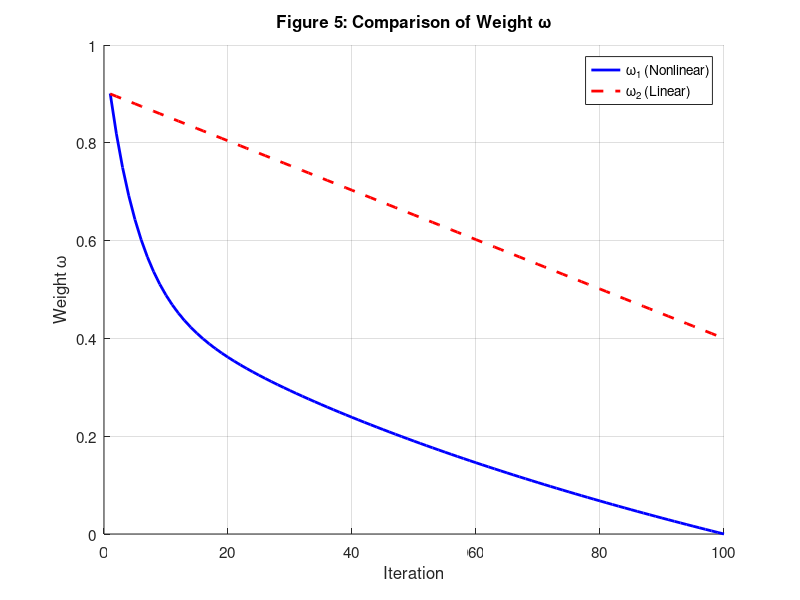

Reproduce this figure in MATLAB.
function plot_weight_comparison()
%% Plot Weight Comparison (Figure 5)
% Compares nonlinear weight omega1 with linear weight omega2

maxIter = 100;
a = 5;  % Weight optimization parameter

iterations = 1:maxIter;

% Nonlinear weight omega1 (Equation 22)
% omega = 0.5 * [(1 - log(1 + (e-1)*k/kmax)) + exp(-k/a)]
omega1 = zeros(1, maxIter);
for k = 1:maxIter
    omega1(k) = 0.5 * ((1 - log(1 + (exp(1)-1) * k/maxIter)) + exp(-k/a));
end

% Linear weight omega2 (traditional PSO style)
% Linear decrease from 0.9 to 0.4
omega2 = 0.9 - (0.9 - 0.4) * (iterations - 1) / (maxIter - 1);

% Plot comparison
figure('Name', 'Weight Comparison');
hold on;
plot(iterations, omega1, 'b-', 'LineWidth', 2, 'DisplayName', '\omega_1 (Nonlinear)');
plot(iterations, omega2, 'r--', 'LineWidth', 2, 'DisplayName', '\omega_2 (Linear)');
hold off;

xlabel('Iteration');
ylabel('Weight \omega');
title('Figure 5: Comparison of Weight \omega');
legend('Location', 'northeast');
grid on;
set(gca, 'FontSize', 11);

% Adjust figure size
set(gcf, 'Position', [100, 100, 600, 450]);

fprintf('Weight comparison plot generated.\n');
fprintf('Nonlinear weight (omega1):\n');
fprintf('  Initial value: %.4f\n', omega1(1));
fprintf('  Final value: %.4f\n', omega1(end));
fprintf('Linear weight (omega2):\n');
fprintf('  Initial value: %.4f\n', omega2(1));
fprintf('  Final value: %.4f\n', omega2(end));

end
